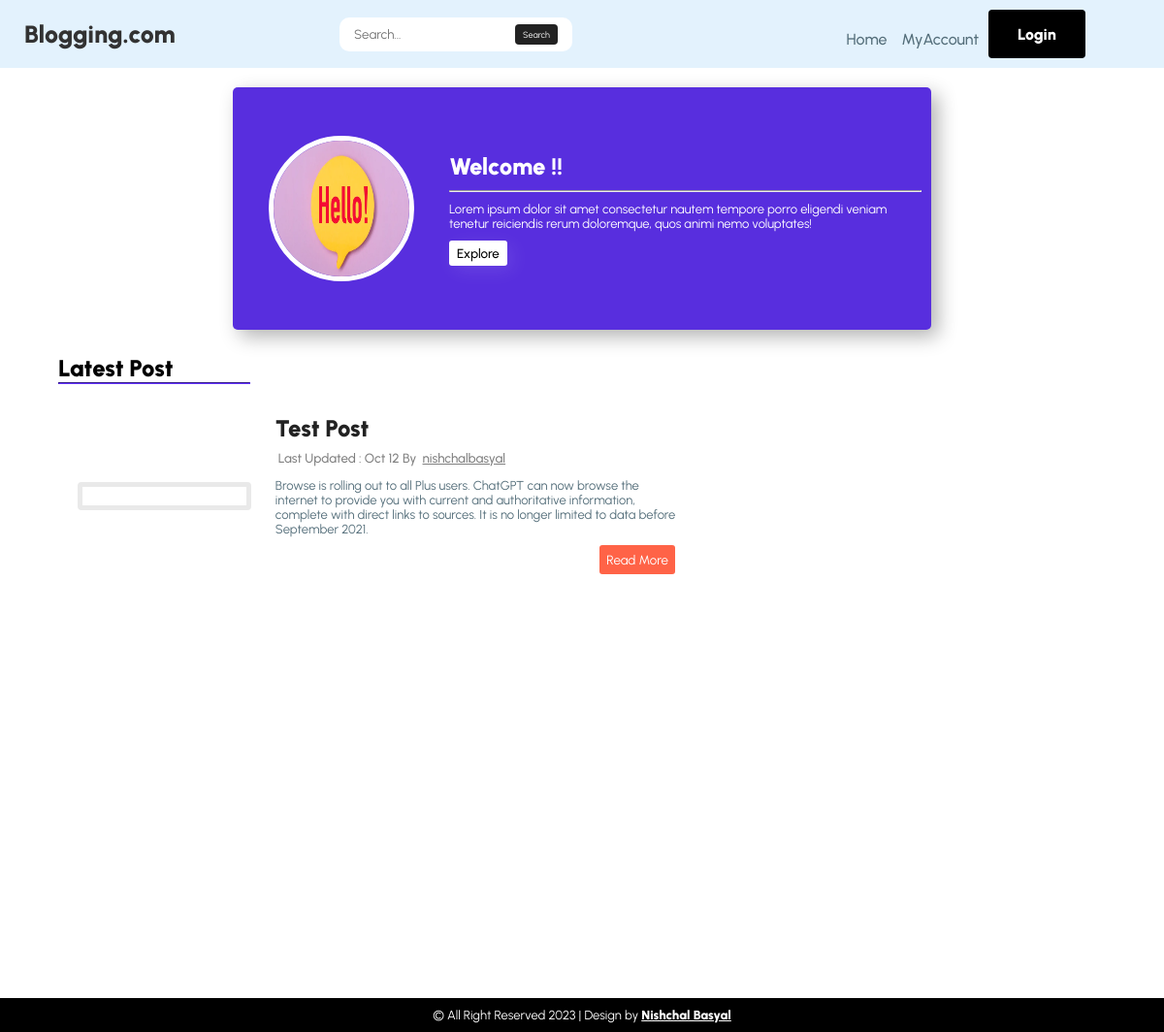
The app's page /, older data.
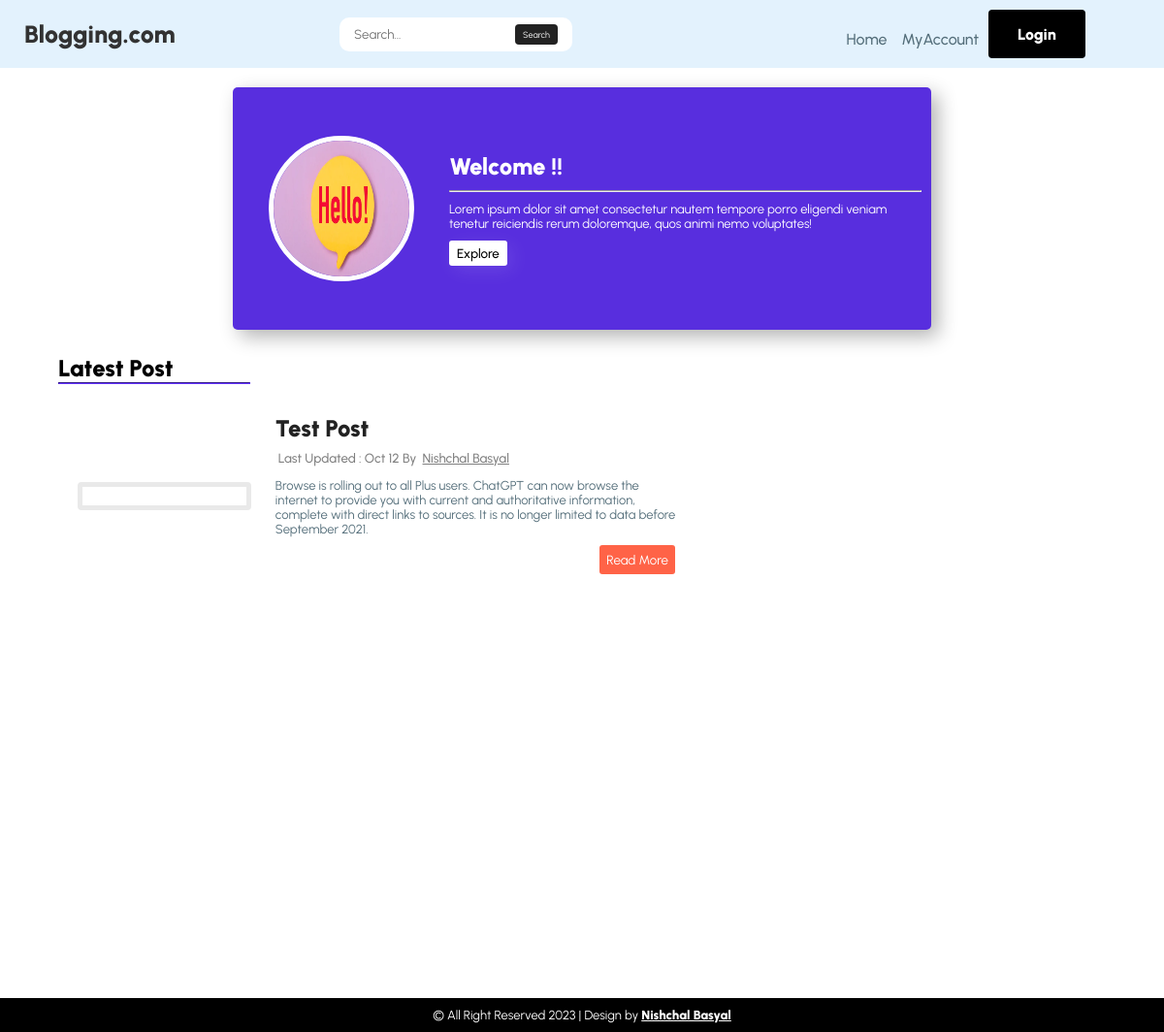
The same page, newer data.
### blog/models.py (models this page shows, shortened)
class Post(models.Model):
     id = models.UUIDField(primary_key=True, default=uuid.uuid4, editable=False)
     user =  models.ForeignKey(to=CustomBlogUser,  on_delete=models.DO_NOTHING)
     title = models.CharField(max_length=200)
     summary = models.CharField(max_length=500,blank=True,null=True)
     description =  RichTextField()
     slug = models.SlugField(max_length=255, blank=True,null=True)
     created_at = models.DateTimeField(auto_now_add=True)
     updated_at = models.DateTimeField(auto_now=True)
     featureImage = CloudinaryField('FeatureImage',overwrite=True,format="png",blank=True,null=True)
     class Meta:
          ordering = ('-created_at',)

class CustomBlogUser(AbstractUser):
     id = models.UUIDField(primary_key=True, default=uuid.uuid4, editable=False)
     fullname =  models.CharField(max_length=50)
     bio =  models.TextField(max_length=150,blank=True,null=True)
     levelofAuthor = {
          (1, "Level 1 Author"),
          (2, "Level 2 Author"),
          (3, "Level 3 Author"),
     }
     profile_picture = CloudinaryField('Image',overwrite=True,format="png",blank=True,null=True)
     authorLevel =  models.IntegerField(choices=levelofAuthor,default=1)
     total_followers = models.PositiveIntegerField(default=0,blank=True,null=True)
     total_following = models.PositiveIntegerField(default=0,blank=True,null=True)
     totalpost = models.PositiveIntegerField(default=0,blank=True,null=True)
     totalcomment = models.PositiveIntegerField(default=0,blank=True,null=True)
     totalreply = models.PositiveIntegerField(default=0,blank=True,null=True)
     socialLink1 =  models.URLField(blank=True,null=True)
     socialLink2 =  models.URLField(blank=True,null=True)
     socialLink3 =  models.URLField(blank=True,null=True)
     updated_at = models.DateTimeField(auto_now=True)
     is_staff = models.BooleanField(default=False)
     is_active = models.BooleanField(default=True)
     obj = CustomUserManager()
     class Meta:
          ordering = ('-date_joined',)

### blog/views.py (the view)
# urls.py: path('', home,name="home"),
def home(request):
    context = Reusable_Context(request)
    allPost = Post.objects.all()
    context['allPost'] = allPost
    return render(request,"home.html" ,context);

### blog/views.py (called while the page is built)
def Reusable_Context(request):
        context = {};
        if request.user.is_authenticated:
            context['authenticated'] = True
            username  = request.user.username
            user = CustomBlogUser.objects.get(username=username)
            context['user'] =  user
            context['fullname'] = user.fullname
            context['profile_picture'] = user.profile_picture
            context['username'] = request.user.username
        else:
            context['authenticated'] = False
        return context

### blog/templates/home.html (shortened to what this page needs)
{% extends "base.html" %}  {% load static %}
{% block content %}
<section class="home">
{% include "hero.html"  with username=username%}
  <div class="blog-content">
    <div class="blog-archive">
      <span class="header">
        <h1 class="latest-post">Latest Post</h1>
        <hr />
      </span>
       {% for post in allPost %}
          {% include "post_card.html" with post=post %}
      {% endfor %}
    </div>
  </div>
</section>
{% endblock %}

### blog/templates/post_card.html (shortened to what this page needs)
 <div class="blog-card">
  {% if  post.featureImage%}
  <div class="left-img-section">
  </div>
  {% endif %}
  <div class="right-content-section">
    <h1 class="blog-title" onClick="single_post_func('{{post.slug}}')">{{post.title}}</h1>
    <span><p>
       Last Updated : {{post.updated_at | date:"M j"}} By <span>
        <a href="{% url "author.url" post.user.username  %}">
          {% if  post.user.fullname%}
          {{post.user.fullname}}
          {% else %}
          {{post.user.username}}
          {% endif %}
        </a>
      </span>
    </p>
  </span>
     <p class="blog-meta-description">
       {{post.summary | safe}}
    </p>
    <span class="btn">
      {% if isAuth %}
      <button class="btn-post" onClick="single_post_edit_func('{{post.slug}}')">Edit</button>
      <button class="btn-post" onClick="single_post_delete_func('{{post.slug}}')">Delete</button>
      {% else %}
      <button class="btn-post" onClick="single_post_func('{{post.slug}}')">Read More</button>
      {% endif %}
    </span>
  </div>
</div>

Row changes from the older to the newer data that the page shows:
changed through a linked row, Post "Test Post": user.fullname (not shown) → "Nishchal Basyal"; user.username "nishchalbasyal" → (not shown)
